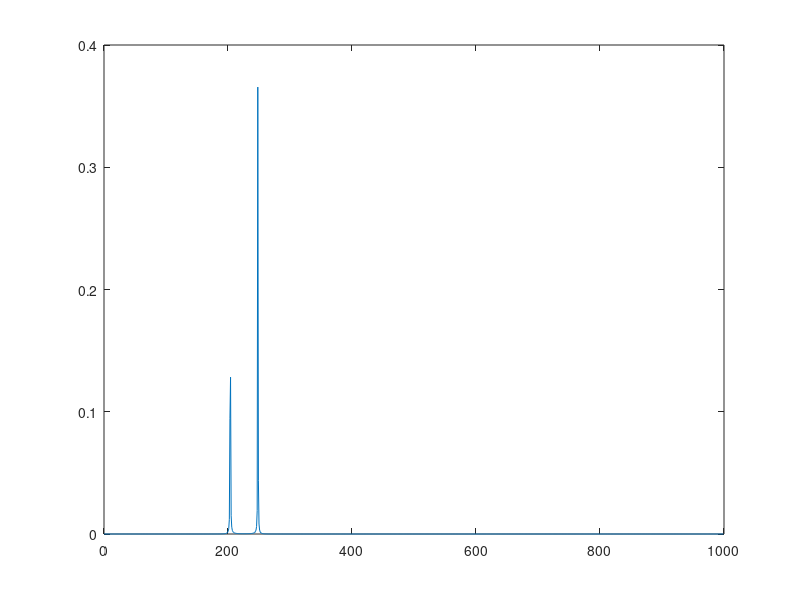
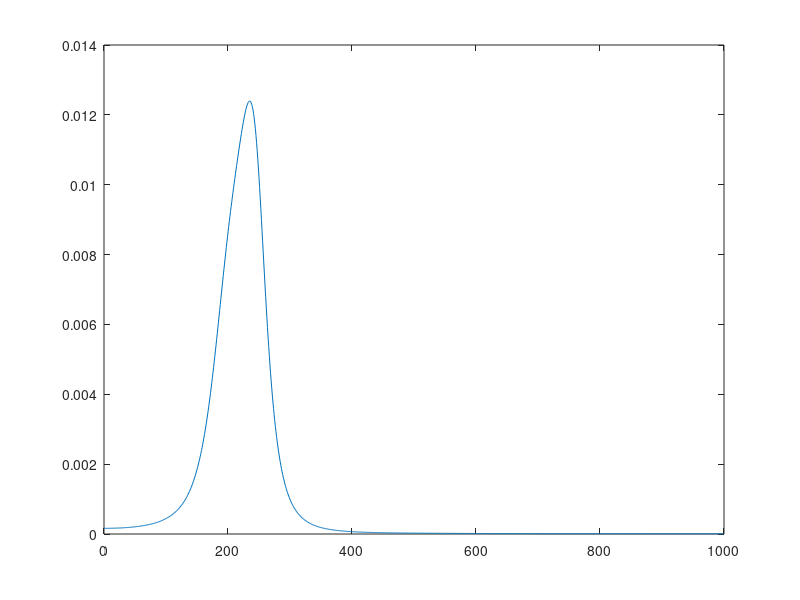

These figures' MATLAB source, in order: (Note: this script raises an error after producing the figures.)
%% Spectral Analysis Techniques: parametric spectrum estimates
% Source: https://matlabacademy.mathworks.com/v1/portal.html?course=otmlsat#chapter=7v1&lesson=2&section=1
% The graded sample-count task received "Correct!" at n=50 on 25 Sep 2026.
% The n=20, n=30, and n=50 course plots were compared before the n=50
% submission. The further-practice comparison completed with five outputs.
% Separate named figures retain the five displays in a standalone .m file;
% that display adaptation was not separately executed in native MATLAB.

%% Course signal with the verified sample count
n=50;
fs=2000;
t=(0:n-1)'/fs;
x1=sin(2*pi*200*t);
x2=sin(2*pi*250*t);
rng default;
y=x1+x2+1e-2*randn(size(t));

%% Course Burg estimate
figure('Name','Burg autoregressive spectrum');
pburg(y,8,2^10,fs);

%% Verified ungraded comparison: three other parametric methods
figure('Name','Yule-Walker autoregressive spectrum');
pyulear(y,8,2^10,fs);
figure('Name','Covariance autoregressive spectrum');
pcov(y,8,2^10,fs);
figure('Name','Modified covariance autoregressive spectrum');
pmcov(y,8,2^10,fs);

%% Course periodogram comparison
figure('Name','Periodogram with 50 samples');
periodogram(y,[],2^10,fs);
